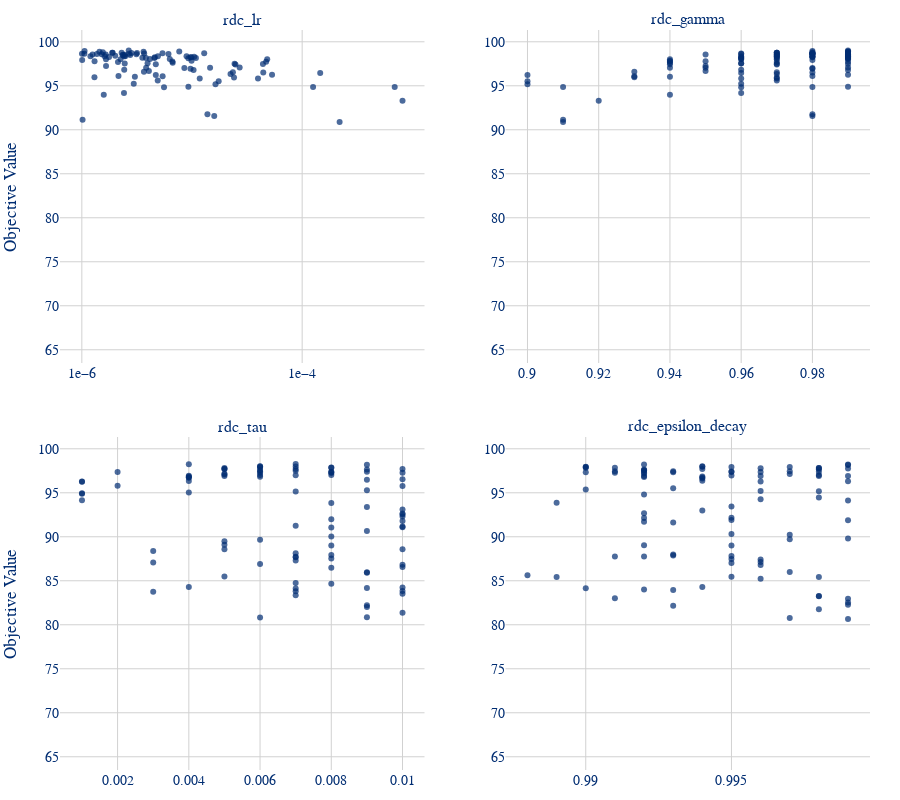

Notebook source saved alongside this figure:
### Code cell
rdc_top_params = ['rdc_lr', 'rdc_gamma', 'rdc_tau', 'rdc_epsilon_decay']

rdc_fig_slice_focused = create_grid_slice_plot(
    study=rdc_aggregated_study,
    top_params=rdc_top_params
)
rdc_fig_slice_focused.show()

### Figure 1 — Plotly figure (JSON) as saved in the notebook; plotly's stock layout.template omitted (floating-point values rounded to 4 significant figures; data arrays with more than 128 entries replaced by an {"elided": "..."} marker saying what was removed)
{"data": [{"marker": {"color": "#002D72", "opacity": 0.7}, "mode": "markers", "type": "scatter", "x": {"elided": "500 float values"}, "xaxis": "x", "y": {"elided": "500 float values"}, "yaxis": "y"}, {"marker": {"color": "#002D72", "opacity": 0.7}, "mode": "markers", "type": "scatter", "x": {"elided": "500 float values"}, "xaxis": "x2", "y": {"elided": "500 float values"}, "yaxis": "y2"}, {"marker": {"color": "#002D72", "opacity": 0.7}, "mode": "markers", "type": "scatter", "x": {"elided": "500 float values"}, "xaxis": "x3", "y": {"elided": "500 float values"}, "yaxis": "y3"}, {"marker": {"color": "#002D72", "opacity": 0.7}, "mode": "markers", "type": "scatter", "x": {"elided": "500 float values"}, "xaxis": "x4", "y": {"elided": "500 float values"}, "yaxis": "y4"}], "layout": {"annotations": [{"font": {"size": 16}, "showarrow": false, "text": "rdc_lr", "x": 0.225, "xanchor": "center", "xref": "paper", "y": 1, "yanchor": "bottom", "yref": "paper"}, {"font": {"size": 16}, "showarrow": false, "text": "rdc_gamma", "x": 0.775, "xanchor": "center", "xref": "paper", "y": 1, "yanchor": "bottom", "yref": "paper"}, {"font": {"size": 16}, "showarrow": false, "text": "rdc_tau", "x": 0.225, "xanchor": "center", "xref": "paper", "y": 0.45, "yanchor": "bottom", "yref": "paper"}, {"font": {"size": 16}, "showarrow": false, "text": "rdc_epsilon_decay", "x": 0.775, "xanchor": "center", "xref": "paper", "y": 0.45, "yanchor": "bottom", "yref": "paper"}], "height": 800, "margin": {"b": 30, "l": 60, "r": 30, "t": 30}, "showlegend": false, "width": 900, "xaxis": {"anchor": "y", "domain": [0, 0.45], "nticks": 3, "tickformat": ".0e", "type": "log"}, "xaxis2": {"anchor": "y2", "domain": [0.55, 1]}, "xaxis3": {"anchor": "y3", "domain": [0, 0.45]}, "xaxis4": {"anchor": "y4", "domain": [0.55, 1]}, "yaxis": {"anchor": "x", "domain": [0.55, 1], "title": {"text": "Objective Value"}}, "yaxis2": {"anchor": "x2", "domain": [0.55, 1]}, "yaxis3": {"anchor": "x3", "domain": [0, 0.45], "title": {"text": "Objective Value"}}, "yaxis4": {"anchor": "x4", "domain": [0, 0.45]}}}
